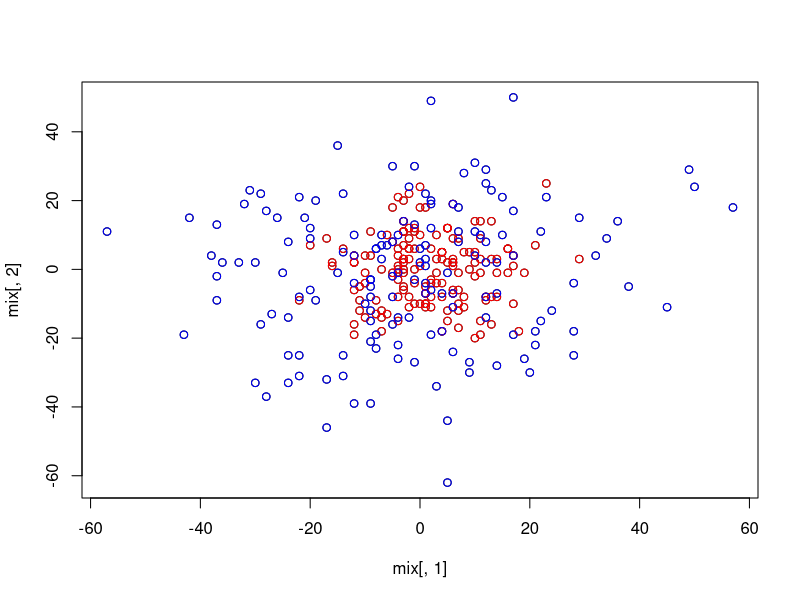
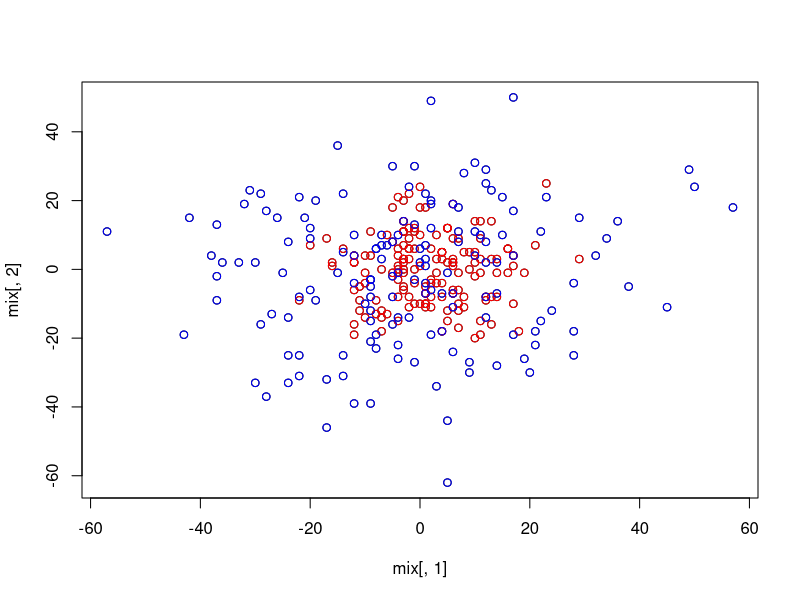
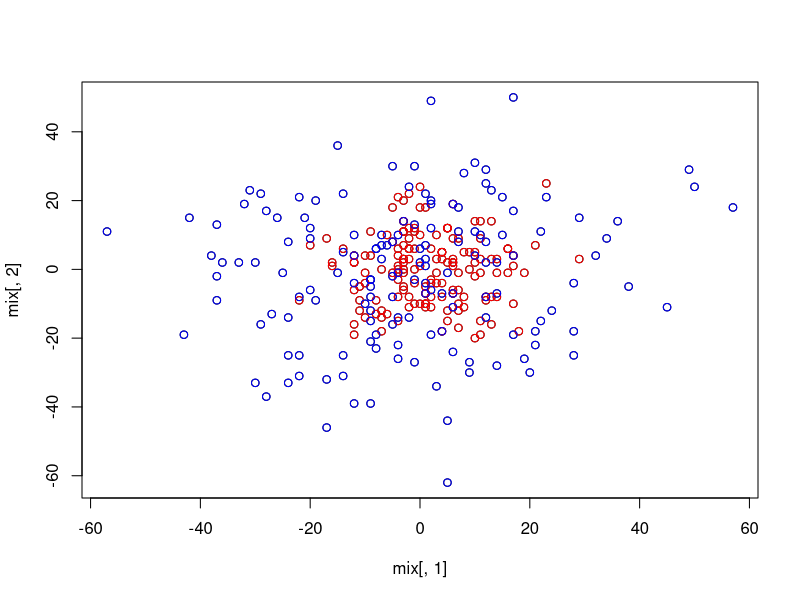

The R script that drew these images, in order:
require(ggplot2)

data_cluster <- function(i)
# Creating a sphere of data points with mean=0 and SD=i
{
	x <- round(rnorm(150,0,i))
	y <- round(rnorm(150,0,i))
	r <- cbind(x,y)
	return(r)
}

r <- data_cluster(10)
s <- data_cluster(20)

# 1-a Bad K-means
bad_kmeans <- rbind(r,s)

# 1-b Bad PCA
bad_svm <- rbind(r,s)

# 1-c Bad SVM
bad_pca <- rbind(r,s)

#Plotting each of these Bad data sets
plot_data <- function(mix)
{
	x11()
	plot(mix[,1],mix[,2])
	points (mix[1:150,1],mix[1:150,2],col="red")
	points (mix[151:300,1],mix[151:300,2],col="blue")
}

plot_data(bad_kmeans)
plot_data(bad_svm)
plot_data(bad_pca)
